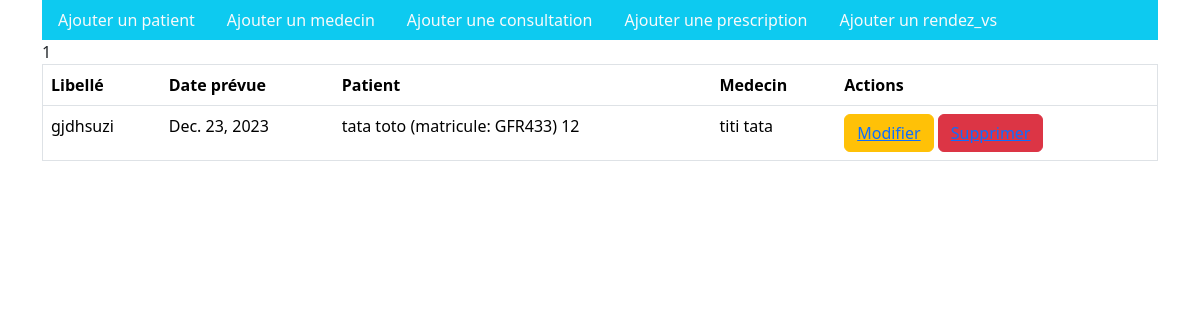
The page /rendez_vs_list/ on the database its author committed.
### mon_app/models.py (models this page shows)
class Rendez_vs(models.Model):
      libelle = models.TextField()
      datePrevu = models.DateField()
      patient = models.ForeignKey(Patient, on_delete=models.CASCADE)
      medecin = models.ForeignKey(Medecin, on_delete=models.CASCADE)

class Person(models.Model):
    first_name = models.CharField(max_length=100)
    last_name = models.CharField(max_length=100)
    email = models.EmailField()
    def __str__(self):
        return f"{self.first_name} {self.last_name}"

class Patient(Person):
    matricule = models.CharField(max_length=100)
    age = models.PositiveIntegerField()
    def __str__(self):
        return f"{self.last_name} {self.first_name} (matricule: {self.matricule}) {self.age}"

### mon_app/views.py (the view)
# urls.py: path('rendez_vs_list/',views.rendez_vs_list_view, name='rendez_vs_list' ),
def rendez_vs_list_view(request):
    rendez_vs = Rendez_vs.objects.all()
    paginator = Paginator(rendez_vs, 5)
    page_number = request.GET.get('page')
    rendez_vs = paginator.get_page(page_number)
    context = {'rendez_vs': rendez_vs}
    return render(request, 'rendez_vs/rendez_vs_list.html', context)

### mon_app/templates/rendez_vs/rendez_vs_list.html (shortened to what this page needs)
{% extends 'menu.html' %}
{% block content %}
<table class="table" border ="1px">
    <thead>
      <tr>
        <th>Libellé</th>
        <th>Date prévue</th>
        <th>Patient</th>
        <th>Medecin</th>
        <th>Actions</th>
      </tr>
    </thead>
    <tbody>
      {% for rendez_vs in rendez_vs %}
      <div class="lecteur-entry ">
      <tr>
      <td>{{ rendez_vs.libelle }}</td>
      <td>{{ rendez_vs.datePrevu }}</td>
      <td>{{ rendez_vs.patient }}</td>
      <td>{{ rendez_vs.medecin }}</td>
      <td>
        <button class="btn btn-warning" ><a href="{% url 'modifier_rendez_vs' rendez_vs.id %}"> Modifier</button></a>
        <button class="btn btn-danger"><a href="{% url 'supprimer_rendez_vs' rendez_vs.id %}"> Supprimer</button></a>
      </td>
      </tr>
      </div>
      {% endfor %}
      <div class="pagination">
        <span class="step-links">
            <span class="current-page">{{ rendez_vs.number }}</span>
        </span>
    </div>
    </tbody>
  </table>
{% endblock content %}

### rows shown on the page
Rendez_vs: libelle "gjdhsuzi", datePrevu "Dec. 23, 2023", patient "tata toto (matricule: GFR433) 12", medecin "titi tata"

### other values the page prints
{{ rendez_vs.number }} "1"
